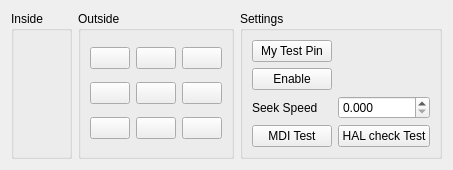
      <widget class="QWidget" name="tab_17">
       <attribute name="title">
        <string>Probe</string>
       </attribute>
       <layout class="QGridLayout" name="gridLayout_40">
        <item row="0" column="2">
         <widget class="QGroupBox" name="groupBox_21">
          <property name="maximumSize">
           <size>
            <width>250</width>
            <height>16777215</height>
           </size>
          </property>
          <property name="title">
           <string>Settings</string>
          </property>
          <layout class="QGridLayout" name="gridLayout_41">
           <item row="2" column="1">
            <widget class="QDoubleSpinBox" name="probe_seek_dsb">
             <property name="decimals">
              <number>3</number>
             </property>
             <property name="function" stdset="0">
              <string>hal_pin</string>
             </property>
             <property name="pin_name" stdset="0">
              <string>probe_seek</string>
             </property>
             <property name="hal_type" stdset="0">
              <string>HAL_FLOAT</string>
             </property>
             <property name="hal_dir" stdset="0">
              <string>HAL_OUT</string>
             </property>
            </widget>
           </item>
           <item row="1" column="0">
            <widget class="QPushButton" name="spindle_block_pb">
             <property name="text">
              <string>Enable</string>
             </property>
            </widget>
           </item>
           <item row="3" column="0">
            <widget class="QPushButton" name="pushButton_6">
             <property name="text">
              <string>MDI Test</string>
             </property>
             <property name="function" stdset="0">
              <string>mdi</string>
             </property>
             <property name="command" stdset="0">
              <string>o&lt;test&gt; call</string>
             </property>
            </widget>
           </item>
           <item row="2" column="0">
            <widget class="QLabel" name="label_47">
             <property name="text">
              <string>Seek Speed</string>
             </property>
            </widget>
           </item>
           <item row="0" column="0">
            <widget class="QPushButton" name="pushButton_7">
             <property name="text">
              <string>My Test Pin</string>
             </property>
             <property name="function" stdset="0">
              <string>hal_pin</string>
             </property>
             <property name="pin_name" stdset="0">
              <string>my_test_pin</string>
             </property>
             <property name="hal_type" stdset="0">
              <string>HAL_BIT</string>
             </property>
             <property name="hal_dir" stdset="0">
              <string>HAL_OUT</string>
             </property>
            </widget>
           </item>
           <item row="3" column="1">
            <widget class="QPushButton" name="pushButton_8">
             <property name="text">
              <string>HAL check Test</string>
             </property>
             <property name="checkable">
              <bool>true</bool>
             </property>
             <property name="function" stdset="0">
              <string>hal_pin</string>
             </property>
             <property name="pin_name" stdset="0">
              <string>test-pb</string>
             </property>
             <property name="hal_type" stdset="0">
              <string>HAL_BIT</string>
             </property>
             <property name="hal_dir" stdset="0">
              <string>HAL_OUT</string>
             </property>
            </widget>
           </item>
          </layout>
         </widget>
        </item>
        <item row="0" column="1">
         <widget class="QGroupBox" name="probe_inside_gb">
          <property name="title">
           <string>Outside</string>
          </property>
          <layout class="QGridLayout" name="gridLayout_43">
           <item row="0" column="0">
            <widget class="QPushButton" name="probe_xp_ym">
             <property name="text">
              <string/>
             </property>
            </widget>
           </item>
           <item row="0" column="1">
            <widget class="QPushButton" name="probe_ym">
             <property name="text">
              <string/>
             </property>
             <property name="function" stdset="0">
              <string>mdi</string>
             </property>
             <property name="command" stdset="0">
              <string>o&lt;p_back&gt; call</string>
             </property>
            </widget>
           </item>
           <item row="0" column="2">
            <widget class="QPushButton" name="probe_xm_ym">
             <property name="text">
              <string/>
             </property>
            </widget>
           </item>
           <item row="1" column="0">
            <widget class="QPushButton" name="probe_xp">
             <property name="text">
              <string/>
             </property>
            </widget>
           </item>
           <item row="1" column="1">
            <widget class="QPushButton" name="probe_xy_c">
             <property name="text">
              <string/>
             </property>
            </widget>
           </item>
           <item row="1" column="2">
            <widget class="QPushButton" name="probe_xm">
             <property name="text">
              <string/>
             </property>
            </widget>
           </item>
           <item row="2" column="0">
            <widget class="QPushButton" name="probe_xp_yp">
             <property name="text">
              <string/>
             </property>
            </widget>
           </item>
           <item row="2" column="1">
            <widget class="QPushButton" name="probe_yp">
             <property name="text">
              <string/>
             </property>
            </widget>
           </item>
           <item row="2" column="2">
            <widget class="QPushButton" name="probe_xm_yp">
             <property name="text">
              <string/>
             </property>
            </widget>
           </item>
          </layout>
         </widget>
        </item>
        <item row="0" column="0">
         <widget class="QGroupBox" name="probe_outside_gb">
          <property name="title">
           <string>Inside</string>
          </property>
         </widget>
        </item>
       </layout>
      </widget>
